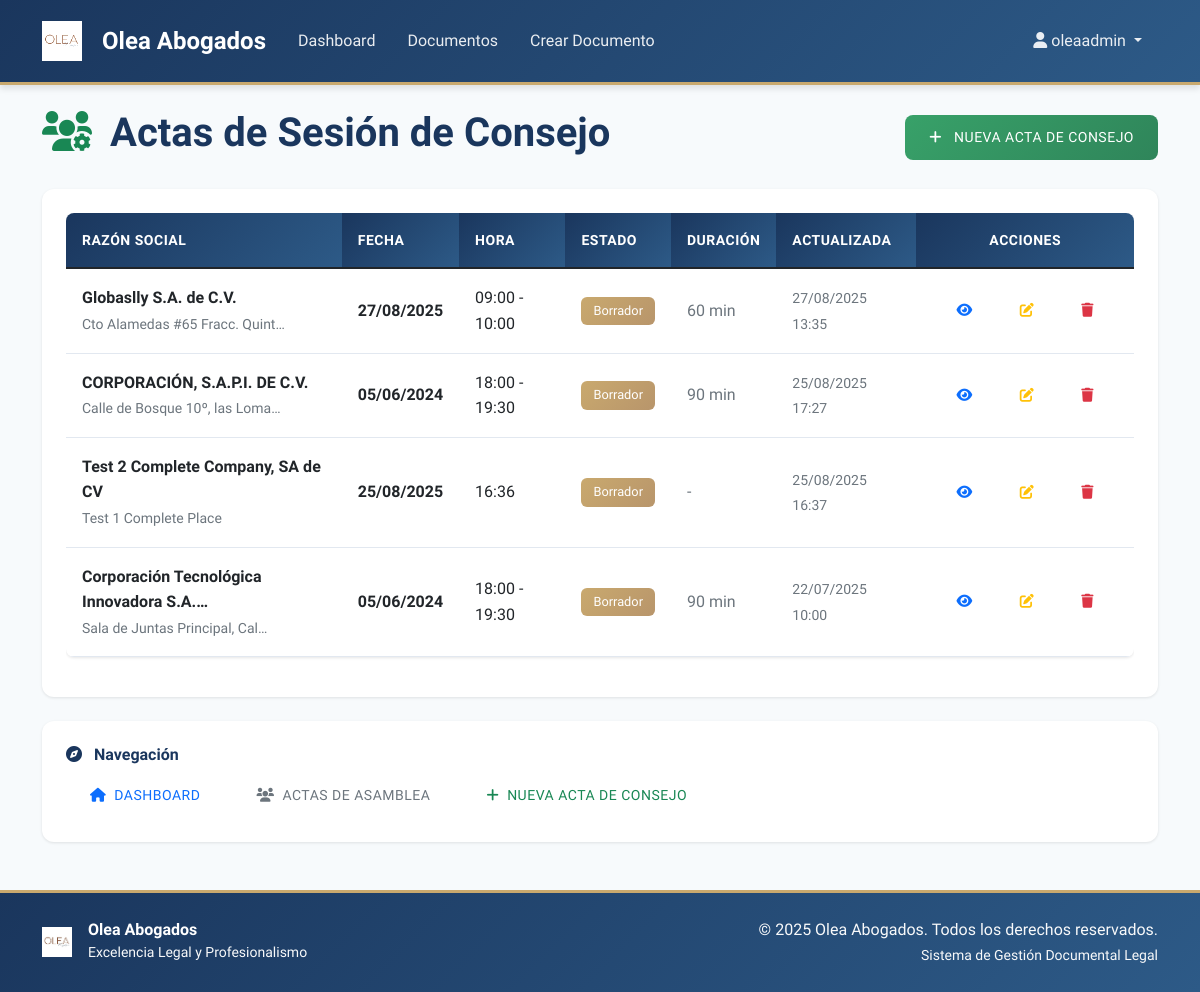
Page /documentos/consejo/ (signed in) on the committed database.
### documentos/models.py (models this page shows, shortened)
class ActaSesionConsejo(models.Model):
    ESTADO_CHOICES = [
        ('borrador', 'Borrador'),
        ('aprobada', 'Aprobada'),
        ('firmada', 'Firmada'),
    ]
    METODO_INSTALACION = [
        ('mayoria', 'Mayoría'),
        ('unanimidad', 'Unanimidad'),
    ]
    usuario = models.ForeignKey(User, on_delete=models.CASCADE)
    razon_social       = models.CharField(max_length=255, help_text="Nombre completo de la sociedad")
    organo             = models.CharField(max_length=50, default='Consejo de Administración', editable=False)
    fecha              = models.DateField()
    hora_inicio        = models.TimeField()
    hora_cierre        = models.TimeField(null=True, blank=True)
    lugar              = models.TextField(help_text="Dirección física o link de Zoom")
    ciudad             = models.CharField(max_length=100, default='México')
    plataforma_remota  = models.CharField(max_length=100, default='Zoom')
    abreviatura_sociedad = models.CharField(max_length=100, default='CAS')
    convocatoria_realizada = models.BooleanField(
        default=True,
    )
    anexo_convocatoria = models.JSONField(
        null=True, blank=True,
        help_text="[{ 'tipo':'Convocatoria','archivo':'URL o referencia interna' }]"
    )
    porcentaje_miembros_presentes = models.DecimalField(
        max_digits=5, decimal_places=2,
        validators=[MinValueValidator(0), MaxValueValidator(100)],
        help_text="Porcentaje de consejeros presentes",
        null=True, blank=True, default=100.00
    )
    metodo_instalacion = models.CharField(
        max_length=20, choices=METODO_INSTALACION,
        default='mayoria',
        help_text="Cómo se declaró instalada la sesión",
        null=True, blank=True
    )
    presidente = models.CharField(max_length=255)
    secretario = models.CharField(max_length=255)
    asistentes_json   = models.JSONField(
        null=True, blank=True,
        help_text="""
        [
          { "nombre":"Daniel Martínez", "rol":"Consejero", "presente":true, "remoto":false },
          { "nombre":"Luis Hernández",  "rol":"Consejero", "presente":true, "remoto":true }
        ]
        """
    )
    invitados_json    = models.JSONField(
        null=True, blank=True,
        help_text="""
        [
          { "nombre":"Ángel Nieblas", "cargo":"Contador Público" },
          { "nombre":"Ramona Sánchez", "cargo":"Invitada" }
        ]
        """
    )
    orden_dia_json    = models.JSONField(
        null=True, blank=True,
        help_text="""
        [
          { "numero":1, "titulo":"Perspectivas políticas y económicas",    "descripcion":"" },
          { "numero":2, "titulo":"Informe Director General y estados fin.", "descripcion":"" }
        ]
        """
    )
    resoluciones_json = models.JSONField(
        null=True, blank=True,
        help_text="""
        [
          { "punto":1, "clave":"Única",  "texto":"Se toma nota…",         "tipo":"toma_nota" },
          { "punto":2, "clave":"II.1",   "texto":"Se aprueba el informe…","tipo":"aprobacion_informe" }
        ]
        """
    )
    delegados_json     = models.JSONField(
        null=True, blank=True,
        help_text="""
        [
          { "nombre":"Alfonso Arellano", "facultades":"Protocolizar el acta" },
          { "nombre":"Ramona Sánchez",   "facultades":"Cumplir resoluciones" }
        ]
        """
    )
    anexos_json       = models.JSONField(
        null=True, blank=True,
        help_text="""
        [
          { "numero":1, "titulo":"Lista de asistencia" },
          { "numero":2, "titulo":"Convocatoria" },
          { "numero":3, "titulo":"Presentación Director General" },
          { "numero":4, "titulo":"CIM Expansión Sol I" }
        ]
        """
    )
    estado       = models.CharField(max_length=20, choices=ESTADO_CHOICES, default='borrador')
    html_cache   = models.TextField(blank=True, help_text="HTML congelado al firmar/aprobar")
    creada_en    = models.DateTimeField(auto_now_add=True)
    actualizada_en = models.DateTimeField(auto_now=True)
    class Meta:
        verbose_name = "Acta de Sesión de Consejo"
        verbose_name_plural = "Actas de Sesiones de Consejo"
        ordering = ['-fecha', '-creada_en']
    def duracion_minutos(self):
        if self.hora_inicio and self.hora_cierre:
            from datetime import datetime
            inicio = datetime.combine(self.fecha, self.hora_inicio)
            cierre = datetime.combine(self.fecha, self.hora_cierre)
            return int((cierre - inicio).total_seconds() / 60)
        return None

### documentos/views.py (the view)
# urls.py: path('consejo/', views.ConsejoListView.as_view(), name='lista_consejo'),
class ConsejoListView(LoginRequiredMixin, ListView):
    model = ActaSesionConsejo
    template_name = 'documentos/lista_consejo.html'
    context_object_name = 'documentos'
    paginate_by = 10
    def get_queryset(self):
        return ActaSesionConsejo.objects.filter(usuario=self.request.user).order_by('-actualizada_en')

### templates/documentos/lista_consejo.html (shortened to what this page needs)
{% extends 'base.html' %}
{% block content %}
<div class="row">
    <div class="col-12">
        <div class="d-flex justify-content-between align-items-center mb-4">
            <h1>
                <i class="fas fa-users-cog text-success me-2"></i>
                Actas de Sesión de Consejo
            </h1>
            <a href="{% url 'documentos:crear_consejo' %}" class="btn btn-success">
                <i class="fas fa-plus me-2"></i>
                Nueva Acta de Consejo
            </a>
        </div>
    </div>
</div>
{% if documentos %}
<div class="row">
    <div class="col-12">
        <div class="card">
            <div class="card-body">
                <div class="table-responsive">
                    <table class="table table-hover">
                        <thead class="table-light">
                            <tr>
                                <th>Razón Social</th>
                                <th>Fecha</th>
                                <th>Hora</th>
                                <th>Estado</th>
                                <th>Duración</th>
                                <th>Actualizada</th>
                                <th class="text-center">Acciones</th>
                            </tr>
                        </thead>
                        <tbody>
                            {% for documento in documentos %}
                            <tr>
                                <td>
                                    <div class="fw-bold">{{ documento.razon_social|truncatechars:40 }}</div>
                                    <small class="text-muted">{{ documento.lugar|truncatechars:30 }}</small>
                                </td>
                                <td>
                                    <span class="fw-bold">{{ documento.fecha|date:"d/m/Y" }}</span>
                                </td>
                                <td>
                                    {{ documento.hora_inicio|time:"H:i" }}
                                    {% if documento.hora_cierre %}
                                        - {{ documento.hora_cierre|time:"H:i" }}
                                    {% endif %}
                                </td>
                                <td>
                                    {% if documento.estado == 'borrador' %}
                                        <span class="badge bg-secondary">{{ documento.get_estado_display }}</span>
                                    {% elif documento.estado == 'revision' %}
                                        <span class="badge bg-warning">{{ documento.get_estado_display }}</span>
                                    {% elif documento.estado == 'aprobado' %}
                                        <span class="badge bg-success">{{ documento.get_estado_display }}</span>
                                    {% elif documento.estado == 'archivado' %}
                                        <span class="badge bg-info">{{ documento.get_estado_display }}</span>
                                    {% endif %}
                                </td>
                                <td>
                                    {% if documento.duracion_minutos %}
                                        <span class="text-muted">{{ documento.duracion_minutos }} min</span>
                                    {% else %}
                                        <span class="text-muted">-</span>
                                    {% endif %}
                                </td>
                                <td>
                                    <small class="text-muted">{{ documento.actualizada_en|date:"d/m/Y H:i" }}</small>
                                </td>
                                <td class="text-center">
                                    <div class="btn-group" role="group">
                                        <a href="{% url 'documentos:detalle_consejo' documento.pk %}"
                                           class="btn btn-outline-primary btn-sm"
                                           title="Ver detalle">
                                            <i class="fas fa-eye"></i>
                                        </a>
                                        <a href="{% url 'documentos:editar_consejo' documento.pk %}"
                                           class="btn btn-outline-warning btn-sm"
                                           title="Editar">
                                            <i class="fas fa-edit"></i>
                                        </a>
                                        <a href="{% url 'documentos:eliminar_consejo' documento.pk %}"
                                           class="btn btn-outline-danger btn-sm"
                                           title="Eliminar">
                                            <i class="fas fa-trash"></i>
                                        </a>
                                    </div>
                                </td>
                            </tr>
                            {% endfor %}
                        </tbody>
                    </table>
                </div>
            </div>
        </div>
    </div>
</div>
{% endif %}
<div class="row mt-4">
    <div class="col-12">
        <div class="card">
            <div class="card-body">
                <h6 class="card-title">
                    <i class="fas fa-compass me-2"></i>
                    Navegación
                </h6>
                <div class="d-flex gap-2 flex-wrap">
                    <a href="{% url 'dashboard' %}" class="btn btn-outline-primary btn-sm">
                        <i class="fas fa-home me-2"></i>Dashboard
                    </a>
                    <a href="{% url 'documentos:lista' %}" class="btn btn-outline-secondary btn-sm">
                        <i class="fas fa-users me-2"></i>Actas de Asamblea
                    </a>
                    <a href="{% url 'documentos:crear_consejo' %}" class="btn btn-outline-success btn-sm">
                        <i class="fas fa-plus me-2"></i>Nueva Acta de Consejo
                    </a>
                </div>
            </div>
        </div>
    </div>
</div>
{% endblock %}

### templates/base.html (shortened to what this page needs)
<!DOCTYPE html>
<html lang="es">
<head>
    <link href="https://cdn.jsdelivr.net/npm/bootstrap@5.1.3/dist/css/bootstrap.min.css" rel="stylesheet">
    <link rel="stylesheet" href="https://cdn.jsdelivr.net/npm/@fortawesome/fontawesome-free@6.0.0/css/all.min.css">
    {% load static %}
    <link rel="stylesheet" href="{% static 'css/style.css' %}">
</head>
<body>
    <nav class="navbar navbar-expand-lg navbar-dark">
        <div class="container">
            <a class="navbar-brand" href="{% url 'home' %}">
                <img src="{% static 'images/Olea_logo.jpg' %}" alt="Olea Logo" class="me-2">
                <span>Olea Abogados</span>
            </a>
            <div class="collapse navbar-collapse" id="navbarNav">
                <ul class="navbar-nav me-auto">
                    {% if user.is_authenticated %}
                        <li class="nav-item">
                            <a class="nav-link" href="{% url 'dashboard' %}">Dashboard</a>
                        </li>
                        <li class="nav-item">
                            <a class="nav-link" href="{% url 'documentos:lista' %}">Documentos</a>
                        </li>
                        <li class="nav-item">
                            <a class="nav-link" href="{% url 'documentos:crear' %}">Crear Documento</a>
                        </li>
                    {% endif %}
                </ul>
                <ul class="navbar-nav">
                    {% if user.is_authenticated %}
                        <li class="nav-item dropdown">
                            <a class="nav-link dropdown-toggle" href="#" id="navbarDropdown" role="button" data-bs-toggle="dropdown">
                                <i class="fas fa-user me-1"></i>{{ user.username }}
                            </a>
                        </li>
                    {% endif %}
                </ul>
            </div>
        </div>
    </nav>
    <main class="container mt-4">
        {% block content %}{% endblock %}
    </main>
    <footer class="mt-5 py-4">
        <div class="container">
            <div class="row align-items-center">
                <div class="col-md-6">
                    <div class="d-flex align-items-center">
                        <img src="{% static 'images/Olea_logo.jpg' %}" alt="Olea Logo" style="height: 30px; width: auto;" class="me-3">
                        <div>
                            <h6 class="mb-0 text-white">Olea Abogados</h6>
                            <small class="text-light">Excelencia Legal y Profesionalismo</small>
                        </div>
                    </div>
                </div>
                <div class="col-md-6 text-md-end text-center mt-3 mt-md-0">
                    <p class="mb-0 text-light">&copy; 2025 Olea Abogados. Todos los derechos reservados.</p>
                    <small class="text-light">Sistema de Gestión Documental Legal</small>
                </div>
            </div>
        </div>
    </footer>
</body>
</html>

### rows in the picture
ActaSesionConsejo: razon_social "Globaslly S.A. de C.V.", lugar "Cto Alamedas #65 Fracc. Quint…", fecha "27/08/2025", hora_inicio "09:00", hora_cierre "10:00", estado "Borrador", duracion_minutos "60", actualizada_en "27/08/2025 13:35"
ActaSesionConsejo: razon_social "CORPORACIÓN, S.A.P.I. DE C.V.", lugar "Calle de Bosque 10º, las Loma…", fecha "05/06/2024", hora_inicio "18:00", hora_cierre "19:30", estado "Borrador", duracion_minutos "90", actualizada_en "25/08/2025 17:27"
ActaSesionConsejo: razon_social "Test 2 Complete Company, SA de CV", lugar "Test 1 Complete Place", fecha "25/08/2025", hora_inicio "16:36", estado "Borrador", actualizada_en "25/08/2025 16:37"
ActaSesionConsejo: razon_social "Corporación Tecnológica Innovadora S.A.…", lugar "Sala de Juntas Principal, Cal…", fecha "05/06/2024", hora_inicio "18:00", hora_cierre "19:30", estado "Borrador", duracion_minutos "90", actualizada_en "22/07/2025 10:00"

### other values in the picture
{{ user.username }} "oleaadmin"
